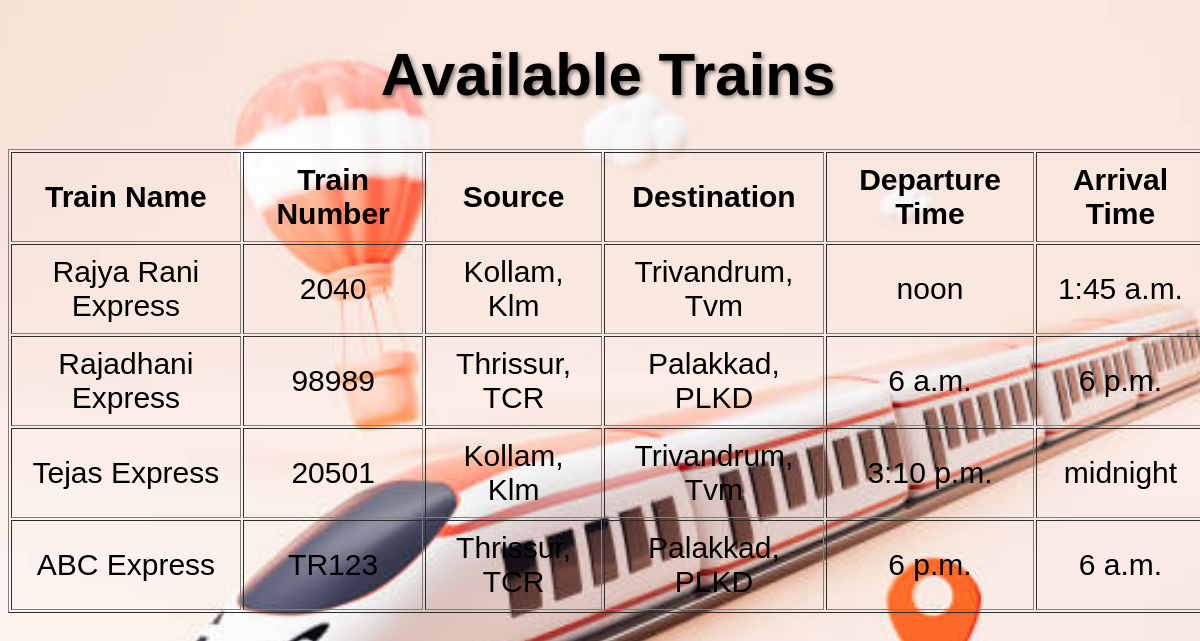
The page /trains on the database its author committed.
### railway/models.py (models this page shows, shortened)
class Train_data(models.Model):
    name = models.CharField(max_length=100)
    number=models.CharField(max_length=10,unique=True)
    source = models.ForeignKey(Station, related_name='source_trains', on_delete=models.CASCADE)
    destination = models.ForeignKey(Station, related_name='destination_trains', on_delete=models.CASCADE)
    departure_time = models.TimeField()
    arrival_time = models.TimeField()
    class_type = models.ManyToManyField(ClassTypes)  # Trains can have multiple class types (e.g., Sleeper, AC)
    departure_date = models.DateField(null=True, blank=True)

class Station(models.Model):
    name = models.CharField(max_length=100)
    place = models.CharField(max_length=100)
    def __str__(self):
        return f"{self.name}, {self.place}"

### railway/views.py (the view)
# urls.py: path('trains', views.trainlist, name='trains'),
def trainlist(request):
    trains = Train_data.objects.all()
    return render(request,'Trains.html', {'trains':trains})

### templates/Trains.html (shortened to what this page needs)
{% load static %}
<!DOCTYPE html>
<html>
<head>
    <link rel="stylesheet" href="{% static 'style.css' %}">
</head>
<body>
    <h1><center>Available Trains</center></h1>
    <table border="1">
        <tr>
            <th>Train Name</th>
            <th>Train Number</th>
            <th>Source</th>
            <th>Destination</th>
            <th>Departure Time</th>
            <th>Arrival Time</th>
        </tr>
        {% for train in trains %}
        <tr>
            <td>{{ train.name }}</td>
            <td>{{ train.number }}</td>
            <td>{{ train.source }}</td>
            <td>{{ train.destination }}</td>
            <td>{{ train.departure_time }}</td>
            <td>{{ train.arrival_time }}</td>
        </tr>
        {% empty %}
        <tr>
            <td colspan="7">No trains available</td>
        </tr>
        {% endfor %}
    </table>
</body>
</html>

### rows shown on the page
Train_data: name "Rajya Rani Express", number "2040", source "Kollam, Klm", destination "Trivandrum, Tvm", departure_time "noon", arrival_time "1:45 a.m."
Train_data: name "Rajadhani Express", number "98989", source "Thrissur, TCR", destination "Palakkad, PLKD", departure_time "6 a.m.", arrival_time "6 p.m."
Train_data: name "Tejas Express", number "20501", source "Kollam, Klm", destination "Trivandrum, Tvm", departure_time "3:10 p.m.", arrival_time "midnight"
Train_data: name "ABC Express", number "TR123", source "Thrissur, TCR", destination "Palakkad, PLKD", departure_time "6 p.m.", arrival_time "6 a.m."
